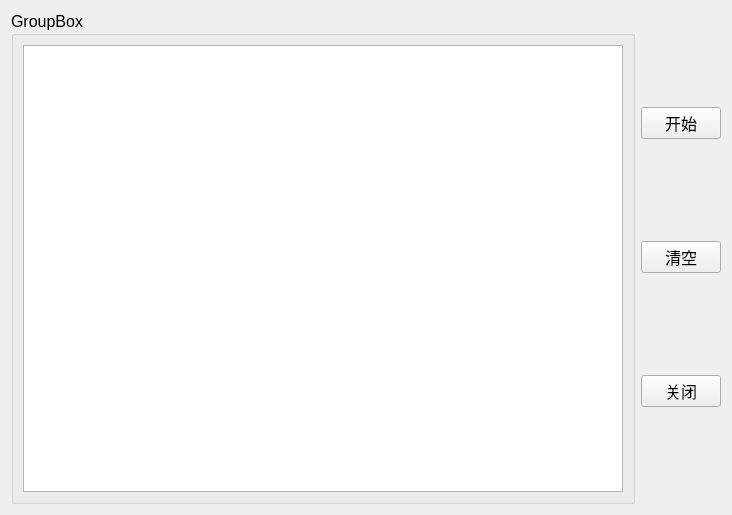
<?xml version="1.0" encoding="UTF-8"?>
<ui version="4.0">
 <class>DebugMsgWidget</class>
 <widget class="QWidget" name="DebugMsgWidget">
  <property name="geometry">
   <rect>
    <x>0</x>
    <y>0</y>
    <width>732</width>
    <height>515</height>
   </rect>
  </property>
  <property name="windowTitle">
   <string>Form</string>
  </property>
  <layout class="QHBoxLayout" name="horizontalLayout_2">
   <item>
    <widget class="QGroupBox" name="groupBox">
     <property name="font">
      <font>
       <pointsize>12</pointsize>
      </font>
     </property>
     <property name="title">
      <string>GroupBox</string>
     </property>
     <layout class="QHBoxLayout" name="horizontalLayout">
      <item>
       <widget class="QTextEdit" name="textEdit">
        <property name="font">
         <font>
          <pointsize>11</pointsize>
         </font>
        </property>
        <property name="readOnly">
         <bool>true</bool>
        </property>
       </widget>
      </item>
     </layout>
    </widget>
   </item>
   <item>
    <layout class="QVBoxLayout" name="verticalLayout">
     <item>
      <widget class="QPushButton" name="pushButton_StartAndPause">
       <property name="font">
        <font>
         <pointsize>12</pointsize>
        </font>
       </property>
       <property name="text">
        <string>开始</string>
       </property>
      </widget>
     </item>
     <item>
      <widget class="QPushButton" name="pushButton_Clear">
       <property name="font">
        <font>
         <pointsize>12</pointsize>
        </font>
       </property>
       <property name="text">
        <string>清空</string>
       </property>
      </widget>
     </item>
     <item>
      <widget class="QPushButton" name="pushButton_Close">
       <property name="font">
        <font>
         <pointsize>12</pointsize>
        </font>
       </property>
       <property name="text">
        <string>关闭</string>
       </property>
      </widget>
     </item>
    </layout>
   </item>
  </layout>
 </widget>
 <resources/>
 <connections/>
</ui>
